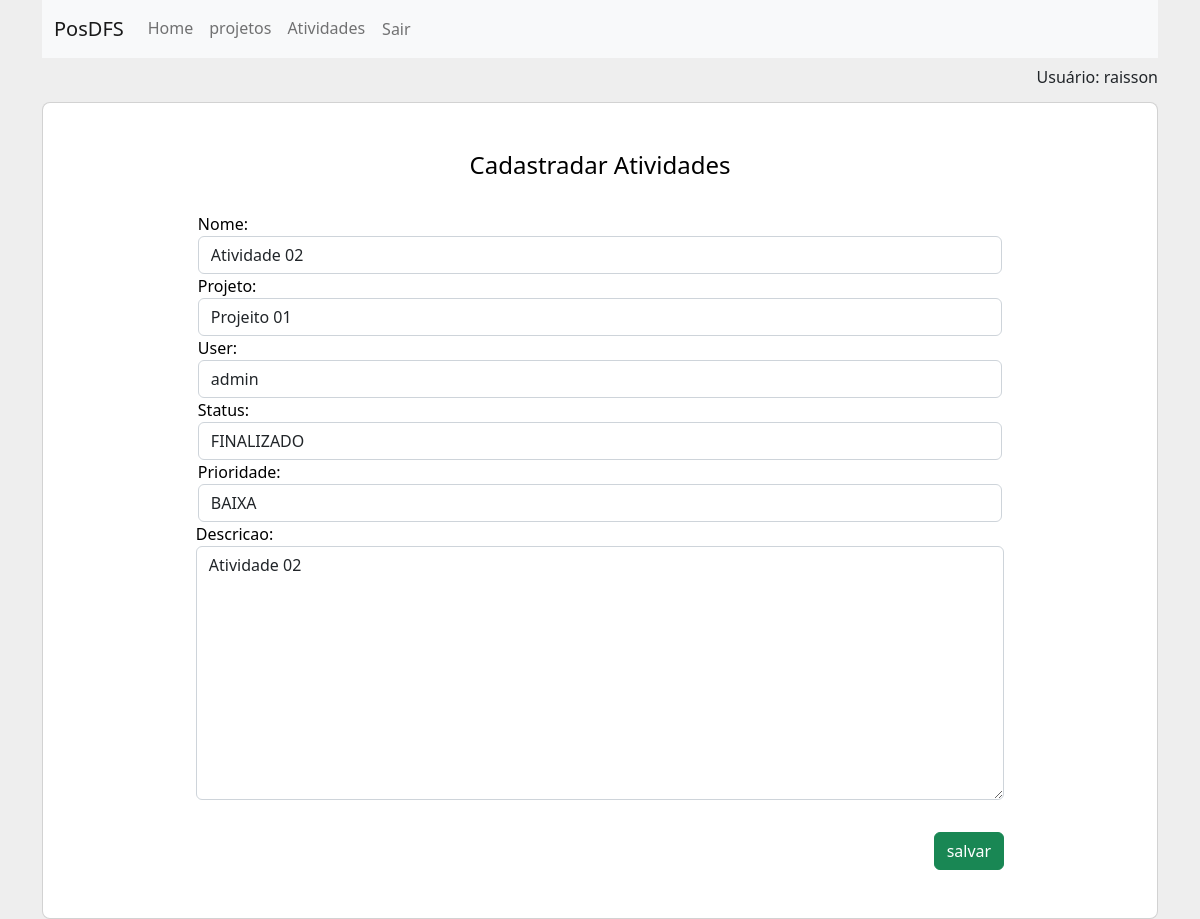
/atividadeseditar/2/ (signed in), run on the app's committed database.
### app/models.py (models this page shows, shortened)
class Atividades(models.Model):
    projeto = models.ForeignKey(Projetos, on_delete=models.CASCADE, related_name='atividades')
    user = models.ForeignKey(User, on_delete=models.CASCADE, related_name='usuario')
    nome = models.CharField(max_length=200, blank=False, null=False, help_text='Informe o nome')
    prioridade = models.CharField(
        max_length=12,
        choices=TIPOS_PRIORIDADES,
        default='BAIXA',
    )
    STATUS = [
        ('PENDENTE', "PENDENTE"),
        ('EXECUTANDO', "EXECUTANDO"),
        ('FINALIZADO', "FINALIZADO"),
    ]
    status_atividade = models.CharField(
        max_length=12,
        choices=STATUS,
        default='PENDENTE',
    )
    descricao = models.TextField()

### app/views.py (the view)
# urls.py: path('atividadeseditar/<int:pk>/', atividades_editar, name='atividadeseditar'),
@login_required
def atividades_editar(request, pk):
    data = {}
    data['db'] = Atividades.objects.get(pk=pk)
    data['atividades_form'] = AtividadeForm(instance=data['db'])
    return render(request, 'atividades/atividadesform.html', data)

### app/forms.py
class AtividadeForm(ModelForm):
    status_atividade = forms.ChoiceField(choices=Atividades.STATUS, label='Status', widget=forms.Select(attrs={'class': 'form-control'})) # Para campo select
    class Meta:
        model = Atividades
        fields = ['nome','projeto','user','status_atividade','prioridade','descricao']
        widgets = {
            'nome': forms.TextInput(attrs={'class': 'form-control'}),
            'projeto': forms.Select(attrs={'class': 'form-control'}),
            'user': forms.Select(attrs={'class': 'form-control'}),
            'prioridade': forms.Select(attrs={'class': 'form-control'}),
            'descricao': forms.Textarea(attrs={'class': 'form-control'}),
        }

### app/models.py (called while the page is built)
    def __str__(self):
        return self.nome

### app/templates/atividades/atividadesform.html (shortened to what this page needs)
{% extends 'base.html' %}
{% block content %}
<div class="container" id="containerProject"><br />
    <div class="row d-flex justify-content-center align-items-center h-100">
        <div class="col-xl-12">
            <div class="card rounded-3 text-black">
                <div class="row g-0">
                    <div class="col-lg-12">
                        <div class="card-body p-md-5 mx-md-4">
                            <center>
                                <h4>Cadastradar Atividades</h4>
                            </center>
                            <div class="col-md-12 m-auto pt-4 pb-2 ">
                                <form name='atividades_criar' id='atividades_criar' method='post'
                                    action="{% if db %}/atividadesatualizar/{{db.id}}/{%else%}/atividadescriar/{% endif %}">
                                    <div class="row">
                                        <div class="form-group col-md-10 m-auto">{{atividades_form.nome.label_tag}}{{atividades_form.nome}}</div>
                                        <div class="form-group col-md-10 m-auto">{{atividades_form.projeto.label_tag}}{{atividades_form.projeto}}
                                        </div>
                                        <div class="form-group col-md-10 m-auto">{{atividades_form.user.label_tag}}{{atividades_form.user}}</div>
                                        <div class="form-group col-md-10 m-auto">
                                            {{atividades_form.status_atividade.label_tag}}{{atividades_form.status_atividade}}</div>
                                        <div class="form-group col-md-10 m-auto">
                                            {{atividades_form.prioridade.label_tag}}{{atividades_form.prioridade}}</div>
                                        </div>
                                        <div class="form-group col-md-10 m-auto">
                                            {{atividades_form.descricao.label_tag}}{{atividades_form.descricao}}</div>
                                        </div>
                                    <div class="col-md-11 text-end">
                                        <input type='submit' class='btn btn-success mt-4' value="salvar">
                                    </div>
                            </div>
                        </div>
                    </div>
                </div>
            </div>
        </div>
    </div>
    {% endblock %}

### app/templates/base.html (shortened to what this page needs)
<!DOCTYPE html>
<html lang="pt-br">
<head>
    <link href="https://cdn.jsdelivr.net/npm/bootstrap@5.2.2/dist/css/bootstrap.min.css" rel="stylesheet">
    <link href="https://cdn.datatables.net/2.1.8/css/dataTables.bootstrap5.css" rel="stylesheet">
</head>
<body>
    {% if user.is_authenticated %}
    <body>
    <div class="container">
        <div class="col-xl-12">
                <nav class="navbar navbar-expand-lg bg-light">
                    <div class="container-fluid">
                        <a class="navbar-brand" href="#">PosDFS</a>
                        <div class="collapse navbar-collapse" id="navbarNav">
                            <ul class="navbar-nav">
                                <li class="nav-item">
                                    <a class="nav-link"  href="/">Home</a>
                                </li>
                                <li class="nav-item">
                                    <a class="nav-link" href="/projetos/">projetos</a>
                                </li>
                                <li class="nav-item">
                                    <a class="nav-link" href="/atividades/">Atividades</a>
                                </li>
                                <li class="nav-item">
                                    <form action="{% url 'logout' %}" method="post" style="display: inline;">
                                        <button type="submit" class="nav-link btn">Sair</button>
                                    </form>
                                </li>
                            </ul>
                        </div>
                    </div>
                </nav>
                <div class="col-md-12 text-end margin_user">
                    Usuário: {{user.get_username}}
                </div>
        </div>
    </div>
</body>
    {% endif %}
    {% block content %}
    {% endblock %}
</body>
</html>

### app/templates/base.html (style rules this page uses)
body { background-color: #eeeeee; }
.margin_user { margin-top:7px; }

### app/templates/atividades/atividadesform.html (style rules this page uses)
#containerProject { margin-top: -11px; }

### data on the page
Atividades: nome "Atividade 02", projeto "Projeito 01", user "admin", status_atividade "FINALIZADO", prioridade "BAIXA", descricao "Atividade 02"

### other printed values
{{ user.get_username }} "raisson"
{{ atividades_form.nome.label_tag }} "Nome:"
{{ atividades_form.projeto.label_tag }} "Projeto:"
{{ atividades_form.user.label_tag }} "User:"
{{ atividades_form.status_atividade.label_tag }} "Status:"
{{ atividades_form.prioridade.label_tag }} "Prioridade:"
{{ atividades_form.descricao.label_tag }} "Descricao:"
